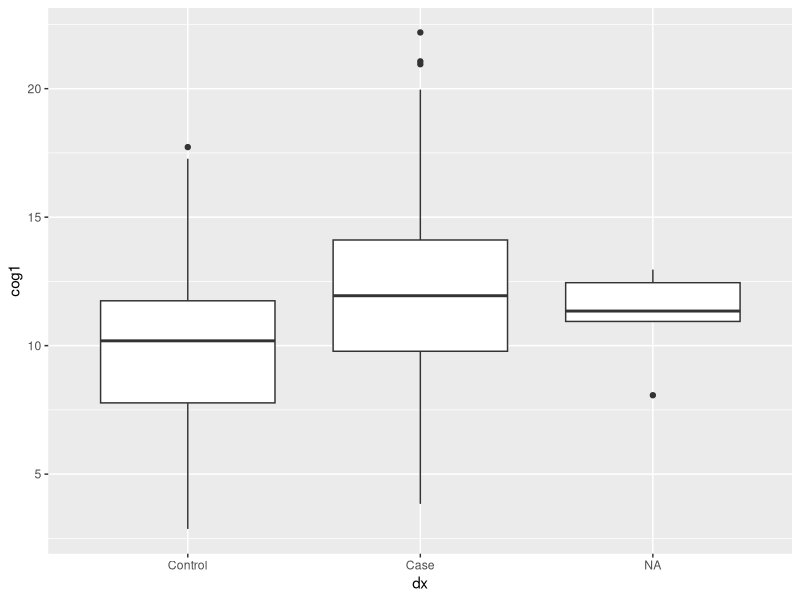
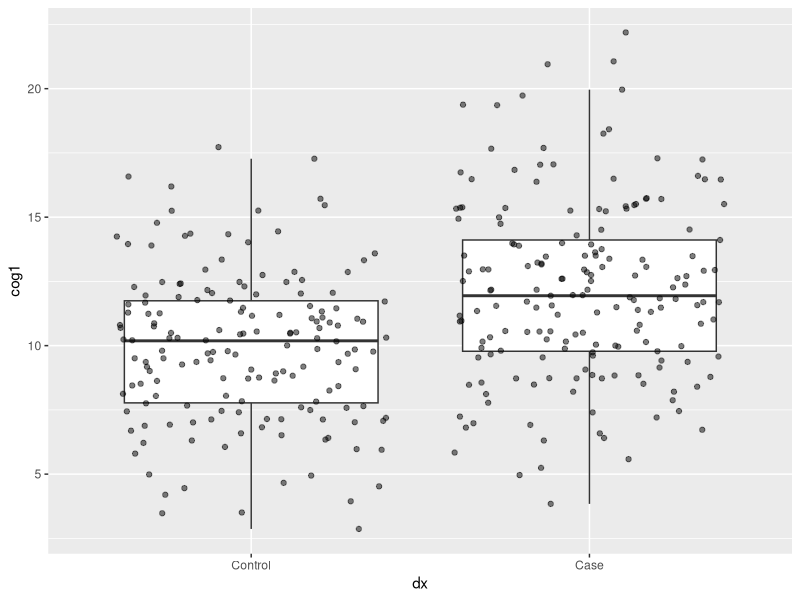
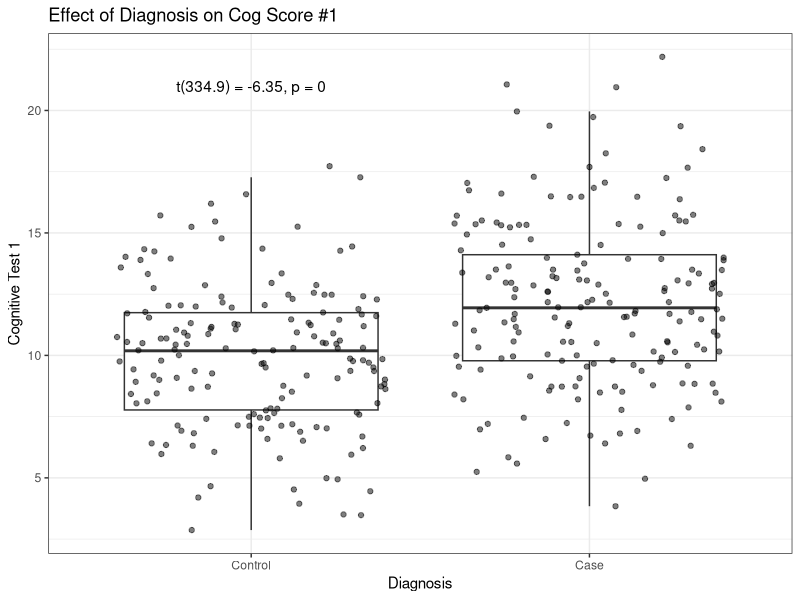
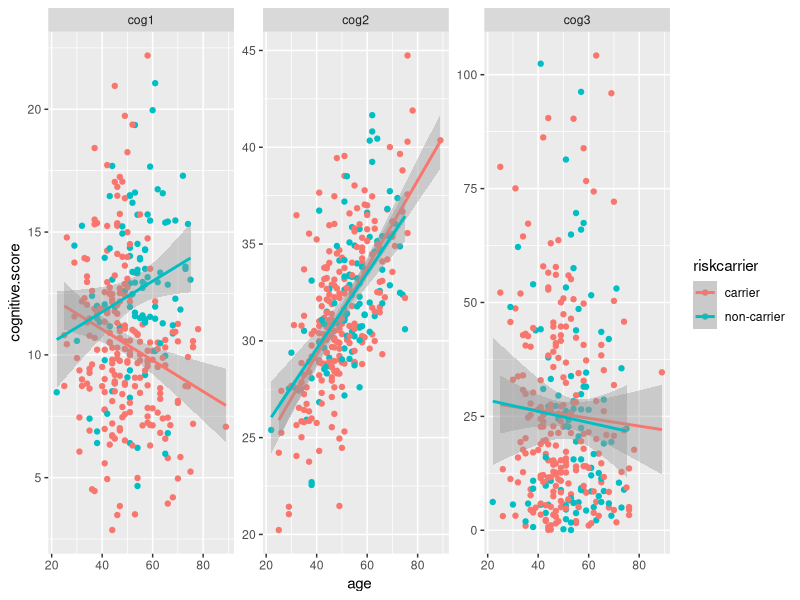

Here is the R script that generated these plots, in order:
## ---- chunk 1
library(ggplot2)
library(dplyr)
library(tidyr)
library(broom)
library(knitr)
## ---- chunk 2
data1 <- read.csv("data/messy_demographic.csv")  # put in the location of the downloaded data file 1
data2 <- read.csv("data/messy_cognitive.csv")  # put in the location of the downloaded data file 2
data3 <- read.csv("data/messy_genotype.csv")
## ---- chunk 3
data1[data1==""] <- NA
data1[data1=="missing"] <- NA
data1[data1=="9999"] <- NA

data1$age <- as.numeric(as.character(data1$age))
data1$ethnicity <- factor(data1$ethnicity,levels=c("Cauc","AA","As","In","Other"))
data1$sex <- factor(data1$sex, levels=c(0,1), labels=c("Male","Female"))
data1$dx <- factor(data1$dx, levels=c(0,1), labels=c("Control","Case"))

data2[data2==""] <- NA
data2[data2=="missing"] <- NA
data2[data2=="9999"] <- NA
data2$cog1 <- as.numeric(as.character(data2$cog1))
data2$cog2 <- as.numeric(as.character(data2$cog2))
data2$cog3 <- as.numeric(as.character(data2$cog3))
data2$subID <- gsub(data2$subID,pattern="subject",replacement="SUB_")

data3[data3==""] <- NA
data3[data3=="missing"] <- NA
data3[data3=="9999"] <- NA
data3$genotype <- factor(data3$genotype, levels=c(0,1,2), labels=c("AA","AG","GG"))
data3$subID <- gsub(data3$subID,pattern="subject",replacement="SUB_")

alldata <- merge(data1,data2,by.x="subject_ID",by.y="subID")
alldata <- merge(alldata,data3,by.x="subject_ID",by.y="subID")
## ---- chunk 4
t.test(data=alldata, cog1 ~ dx)
## ---- chunk 5
my.t.result <- t.test(data=alldata, cog1 ~ dx) # saves to output to my.t.result

print(my.t.result)       ## prints to output to the console
my.t.result$statistic    ## gets us the t statistic!
my.t.result$parameter    ## the degrees of freedom
my.t.result$p.value      ## gets us the p-value

round(my.t.result$statistic,2) ## we can these numbers using the "round" function
## ---- chunk 6
my.t.results.txt = paste0('t(',
                        round(my.t.result$parameter,1),
                        ') = ',
                        round(my.t.result$statistic,2), ', p = ',
                        round(my.t.result$p.value, 7))

my.t.results.txt
## ---- chunk 7
ggplot(data=alldata, aes(y=cog1,x=dx)) + 
	geom_boxplot()
## ---- chunk 8
data.toplot <-filter(alldata, !is.na(cog1), !is.na(dx))

ggplot(data.toplot, aes(y=cog1,x=dx)) + 
	geom_boxplot(outlier.shape=NA) + ## removes outliers from boxplot layer
	geom_jitter(alpha=0.5)           ## add dots on top

## even fancier - let's add a title, and annotation and label the axes
ggplot(data.toplot, aes(y=cog1,x=dx)) + 
  geom_boxplot(outlier.shape=NA) + 
  geom_jitter(alpha=0.5) +
  labs(title="Effect of Diagnosis on Cog Score #1",
       y = "Cognitive Test 1",
       x = "Diagnosis") +
  annotate("text", label = my.t.results.txt, x = 1, y = 21) +
  theme_bw()
## ---- chunk 9
my.stats.table <- summarise(alldata,
                            "Mean" = mean(cog1, na.rm = T),
                            "St Dev" = sd(cog1, na.rm = T))

my.stats.table <- alldata %>% 
                  group_by(dx,sex) %>%
                  summarise("Mean" = mean(cog1, na.rm = T),
                            "St Dev" = sd(cog1, na.rm = T))

kable(my.stats.table)
## ---- chunk 10
## let's add a rick carrier
alldata$riskcarrier[alldata$genotype=="AG" | alldata$genotype=="GG"] <- "carrier"
alldata$riskcarrier[alldata$genotype=="AA"] <- "non-carrier"
alldata$riskcarrier <- as.factor(alldata$riskcarrier)

alldata_melted <- gather(alldata, cog_var, cognitive.score, 
                  -subject_ID, -age, -sex, -ethnicity, -dx, -genotype, -riskcarrier)

toplot <- filter(alldata_melted, !is.na(cognitive.score), 
                                 !is.na(dx), 
                                 !is.na(riskcarrier))

ggplot(toplot, aes(y=cognitive.score,x=age,color=riskcarrier)) + 
  geom_point() + 
  geom_smooth(method=lm) + 
  facet_wrap(~cog_var, scales = "free")
## ---- chunk 11
## add stargazer descriptive stats table?
cog_dems_table <- alldata_melted  %>% 
                  filter(!is.na(cognitive.score), !is.na(dx), !is.na(riskcarrier)) %>%
                  group_by(dx, cog_var, riskcarrier) %>%
                  summarise("Mean" = mean(cognitive.score, na.rm = T),
                            "St Dev" = sd(cognitive.score, na.rm = T))

kable(cog_dems_table)

regress_results <- alldata_melted %>%
                    filter(!is.na(cognitive.score), !is.na(dx), !is.na(riskcarrier)) %>%
                    group_by(cog_var) %>%
                    do(tidy(lm(cognitive.score ~ dx*riskcarrier*age, .)))

kable(regress_results)

#Let's just look at the carier by age interaction term

age_regress_results <- regress_results %>% filter(term == "age") 
age_regress_results$p.fdr = p.adjust(age_regress_results$p.value, method = "fdr")
kable(age_regress_results)

age_regress_results$p.bonferonni = p.adjust(age_regress_results$p.value, method = "bonferroni")

kable(age_regress_results)

